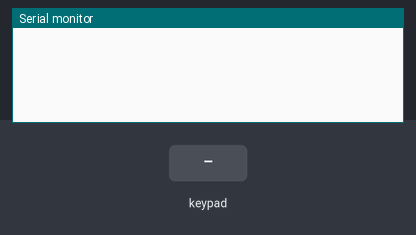
This sketch was run on a simulated Arduino Uno, built with avr-gcc and run on an emulated ATmega328P. Shown: the last lines printed to the serial monitor. The inputs (shaded band) are chosen by the test bench.

Above: at 1.2 s.
1.3 s: key 'A' pressed
At 2.3 s:
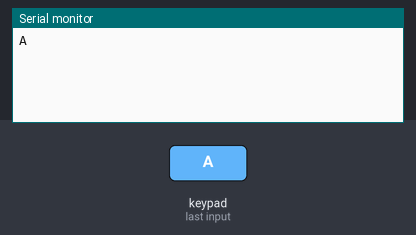
2.8 s: keypad keys 6 7 8 9 pressed 0.4 s apart
At 4.5 s:
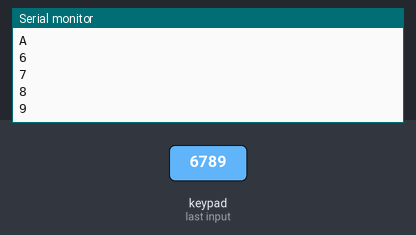
5.9 s: key 'B' pressed
At 6.9 s:
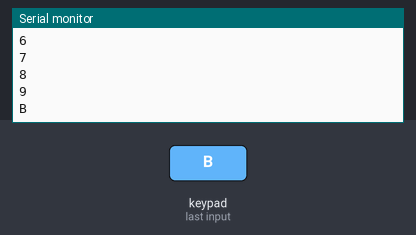
7.4 s: keypad keys 6 7 8 9 # pressed 0.4 s apart
At 10.4 s:
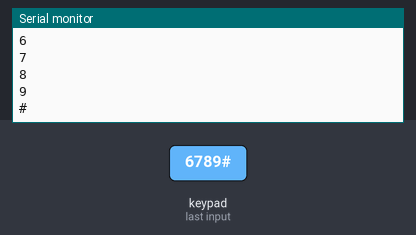
10.9 s: key 'C' pressed
At 12.1 s:
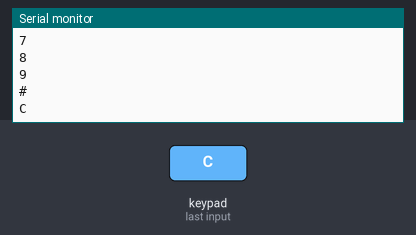
12.4 s: keypad keys 6 7 8 9 * pressed 0.4 s apart
At 14.4 s:
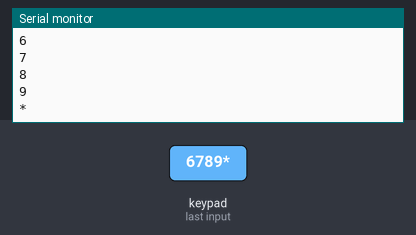
Timing chart, 0 to 15.9 s (numbered marks = the images above; inputs shaded):
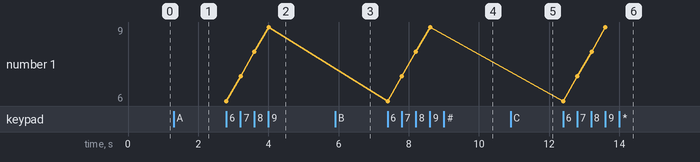

The sketch:

button-matrix.ino
```cpp
#include <Keypad.h>

const byte numRows = 4; // Number of rows in the keypad
const byte numCols = 4; // Number of columns in the keypad

// Define the key map - this should match the wiring of your button matrix
char keyMap[numRows][numCols] = {
  {'A', '3', '2', '1'},
  {'B', '6', '5', '4'},
  {'C', '9', '8', '7'},
  {'D', '*', '0', '#'}
};

byte rowPins[numRows] = {6, 7, 8, 9}; // Connect these pins to the row pinouts of the button matrix
byte colPins[numCols] = {2, 3, 4, 5}; // Connect these pins to the column pinouts of the button matrix

Keypad keypad = Keypad(makeKeymap(keyMap), rowPins, colPins, numRows, numCols);

void setup() {
  Serial.begin(9600);
}

void loop() {
  char key = keypad.getKey();
  if (key) {
    Serial.println(key);
  }
}
```

Measured:
- after the input at 1.3 s, the serial monitor: prints a new line at once (image 1)
- after the input at 2.8 s, the serial monitor: prints a new line at once (image 2)
- after the input at 5.9 s, the serial monitor: prints a new line at once (image 3)
- after the input at 7.4 s, the serial monitor: prints a new line at once (image 4)
- after the input at 10.9 s, the serial monitor: prints a new line at once (image 5)
- after the input at 12.4 s, the serial monitor: prints a new line at once (image 6)
